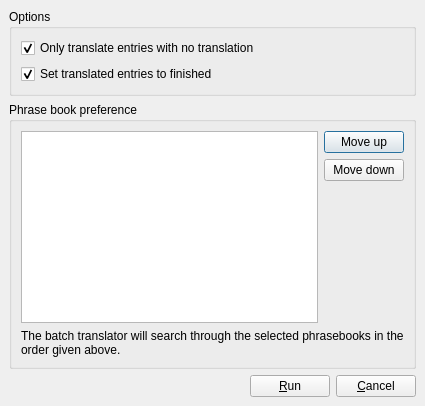
<ui version="4.0" >
 <author></author>
 <comment>*********************************************************************
**
** Copyright (C) 1992-$THISYEAR$ $TROLLTECH$. All rights reserved.
**
** This file is part of the $MODULE$ of the Qt Toolkit.
**
** $TROLLTECH_DUAL_LICENSE$
**
** This file is provided AS IS with NO WARRANTY OF ANY KIND, INCLUDING THE
** WARRANTY OF DESIGN, MERCHANTABILITY AND FITNESS FOR A PARTICULAR PURPOSE.
**
*********************************************************************</comment>
 <exportmacro></exportmacro>
 <class>databaseTranslationDialog</class>
 <widget class="QDialog" name="databaseTranslationDialog" >
  <property name="geometry" >
   <rect>
    <x>0</x>
    <y>0</y>
    <width>425</width>
    <height>370</height>
   </rect>
  </property>
  <property name="windowTitle" >
   <string>Qt Linguist - Batch Translation</string>
  </property>
  <layout class="QVBoxLayout" >
   <property name="margin" >
    <number>9</number>
   </property>
   <property name="spacing" >
    <number>6</number>
   </property>
   <item>
    <widget class="QGroupBox" name="groupBox" >
     <property name="sizePolicy" >
      <sizepolicy>
       <hsizetype>5</hsizetype>
       <vsizetype>4</vsizetype>
       <horstretch>0</horstretch>
       <verstretch>0</verstretch>
      </sizepolicy>
     </property>
     <property name="title" >
      <string>Options</string>
     </property>
     <layout class="QVBoxLayout" >
      <property name="margin" >
       <number>9</number>
      </property>
      <property name="spacing" >
       <number>6</number>
      </property>
      <item>
       <widget class="QCheckBox" name="ckOnlyUntranslated" >
        <property name="text" >
         <string>Only translate entries with no translation</string>
        </property>
        <property name="checked" >
         <bool>true</bool>
        </property>
       </widget>
      </item>
      <item>
       <widget class="QCheckBox" name="ckMarkFinished" >
        <property name="text" >
         <string>Set translated entries to finished</string>
        </property>
        <property name="checked" >
         <bool>true</bool>
        </property>
       </widget>
      </item>
     </layout>
    </widget>
   </item>
   <item>
    <widget class="QGroupBox" name="groupBox_2" >
     <property name="sizePolicy" >
      <sizepolicy>
       <hsizetype>5</hsizetype>
       <vsizetype>1</vsizetype>
       <horstretch>0</horstretch>
       <verstretch>0</verstretch>
      </sizepolicy>
     </property>
     <property name="title" >
      <string>Phrase book preference</string>
     </property>
     <layout class="QVBoxLayout" >
      <property name="margin" >
       <number>9</number>
      </property>
      <property name="spacing" >
       <number>6</number>
      </property>
      <item>
       <layout class="QHBoxLayout" >
        <property name="margin" >
         <number>0</number>
        </property>
        <property name="spacing" >
         <number>6</number>
        </property>
        <item>
         <widget class="QListView" name="phrasebookList" >
          <property name="uniformItemSizes" >
           <bool>true</bool>
          </property>
         </widget>
        </item>
        <item>
         <layout class="QVBoxLayout" >
          <property name="margin" >
           <number>0</number>
          </property>
          <property name="spacing" >
           <number>6</number>
          </property>
          <item>
           <widget class="QPushButton" name="moveUpButton" >
            <property name="text" >
             <string>Move up</string>
            </property>
           </widget>
          </item>
          <item>
           <widget class="QPushButton" name="moveDownButton" >
            <property name="text" >
             <string>Move down</string>
            </property>
           </widget>
          </item>
          <item>
           <spacer>
            <property name="orientation" >
             <enum>Qt::Vertical</enum>
            </property>
            <property name="sizeHint" >
             <size>
              <width>20</width>
              <height>40</height>
             </size>
            </property>
           </spacer>
          </item>
         </layout>
        </item>
       </layout>
      </item>
      <item>
       <widget class="QLabel" name="label" >
        <property name="text" >
         <string>The batch translator will search through the selected phrasebooks in the order given above.</string>
        </property>
        <property name="wordWrap" >
         <bool>true</bool>
        </property>
       </widget>
      </item>
     </layout>
    </widget>
   </item>
   <item>
    <layout class="QHBoxLayout" >
     <property name="margin" >
      <number>0</number>
     </property>
     <property name="spacing" >
      <number>6</number>
     </property>
     <item>
      <spacer>
       <property name="orientation" >
        <enum>Qt::Horizontal</enum>
       </property>
       <property name="sizeHint" >
        <size>
         <width>40</width>
         <height>20</height>
        </size>
       </property>
      </spacer>
     </item>
     <item>
      <widget class="QPushButton" name="runButton" >
       <property name="text" >
        <string>&amp;Run</string>
       </property>
      </widget>
     </item>
     <item>
      <widget class="QPushButton" name="cancelButton" >
       <property name="text" >
        <string>&amp;Cancel</string>
       </property>
      </widget>
     </item>
    </layout>
   </item>
  </layout>
 </widget>
 <pixmapfunction></pixmapfunction>
 <resources/>
 <connections/>
</ui>
